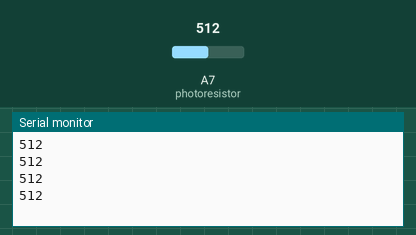
Simulated run of this sketch. Board: Arduino Nano, built with avr-gcc and run on an emulated ATmega328P. Shown: the last lines printed to the serial monitor. Inputs (shaded band) come from the test bench; at power-on: A7 (photoresistor) = 512.

Above: at 1.2 s.
1.3 s: A7 (photoresistor) set to 716
At 1.71 s:
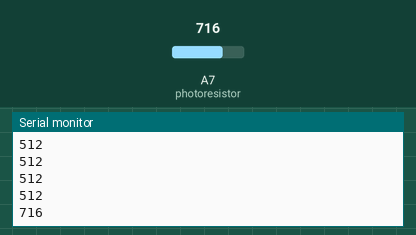
2.8 s: A7 (photoresistor) set to 900
At 2.91 s:
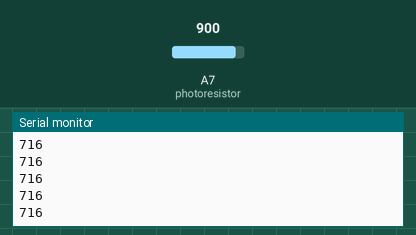
Timing chart, 0 to 5.8 s (numbered marks = the images above; inputs shaded):
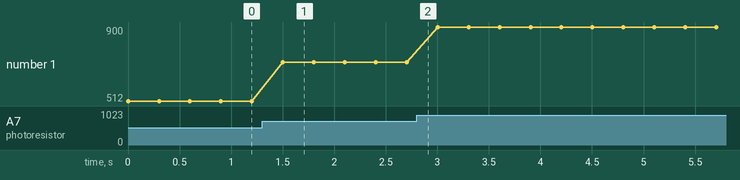

The sketch:

photoresistor.ino
```cpp
const byte photoresistor = A7;

void setup() {
  Serial.begin(115200);
}

void loop() {
  int light_value=analogRead(photoresistor);
  Serial.println(light_value);
  delay(300);
}
```

Measured:
- after the input at 1.3 s, the serial monitor: prints a new line after 0.20 s (image 1)
- plotted number 1: 512 → 716 after the input at 1.3 s, 716 → 900 after the input at 2.8 s
